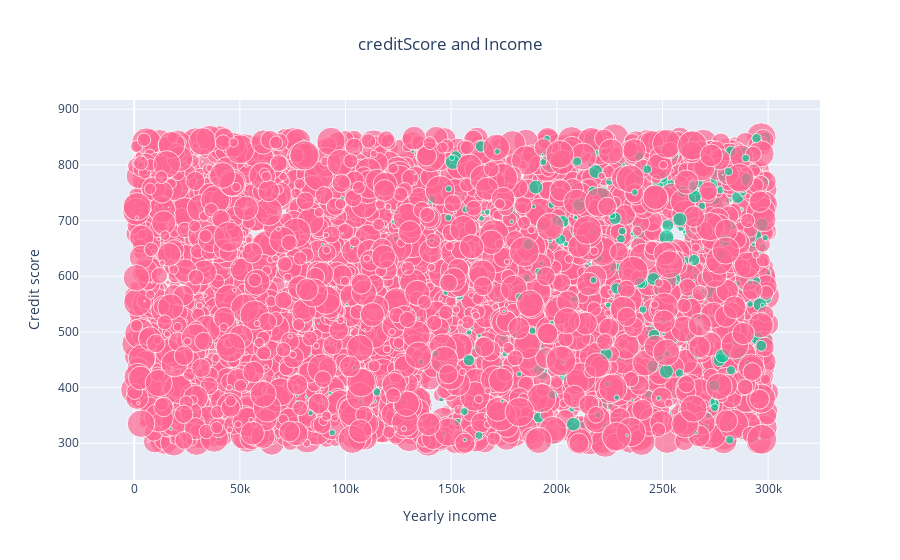

The code cell stored with this chart in its notebook:
### Code cell
############ SCATTER CHART #############
fig = go.Figure()
max_marker_size = 30
fig.add_trace(go.Scatter(
                 x=datasink[get_decision_borrower_yearly_income],
                 y=datasink[get_decision_borrower_credit_score],
                 mode='markers',
                 marker_size=array_normalize(datasink[get_decision_amount], max_marker_size), 
                 marker_color=set_colors(datasink[get_decision_approval]),
                 text=datasink[get_decision_approval], 
                 hovertemplate="<b>Income:</b> %{x}<br><b>creditScore:</b> %{y}<br><b>Approval:</b> %{text}<extra></extra>",
                 name='V1'
))

fig.update_xaxes(title_text='Yearly income')
fig.update_yaxes(title_text='Credit score')

fig.update_layout(
    barmode='stack', 
    showlegend=False,
    title={'text': f"creditScore and Income",
          'x':0.5,
          'xanchor': 'center'
    })

iplot(fig)

### Figure 1 — Plotly figure (JSON) as saved in the notebook; plotly's stock layout.template omitted (floating-point values rounded to 4 significant figures; data arrays with more than 128 entries replaced by an {"elided": "..."} marker saying what was removed)
{"data": [{"hovertemplate": "<b>Income:</b> %{x}<br><b>creditScore:</b> %{y}<br><b>Approval:</b> %{text}<extra></extra>", "marker": {"color": {"elided": "5000 str values"}, "size": {"elided": "5000 float values"}}, "mode": "markers", "name": "V1", "text": {"elided": "5000 bool values"}, "type": "scatter", "x": {"elided": "5000 int values"}, "y": {"elided": "5000 int values"}}], "layout": {"barmode": "stack", "showlegend": false, "title": {"text": "creditScore and Income", "x": 0.5, "xanchor": "center"}, "xaxis": {"title": {"text": "Yearly income"}}, "yaxis": {"title": {"text": "Credit score"}}}}
